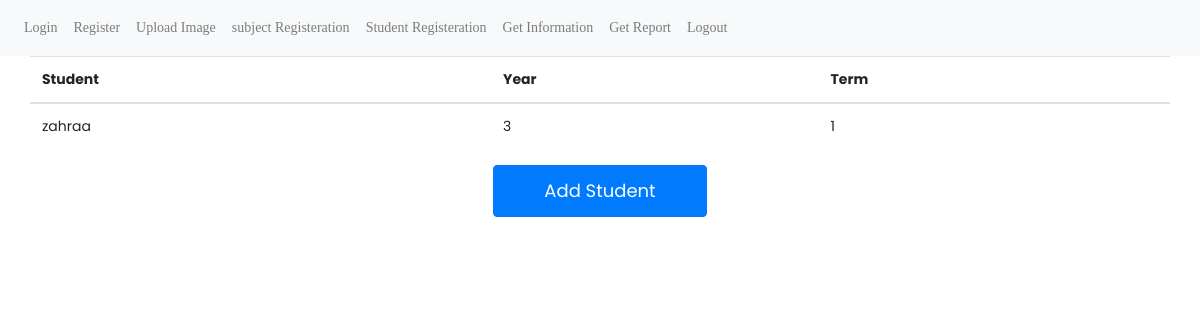
The app's page /getInformation (signed in), older data.
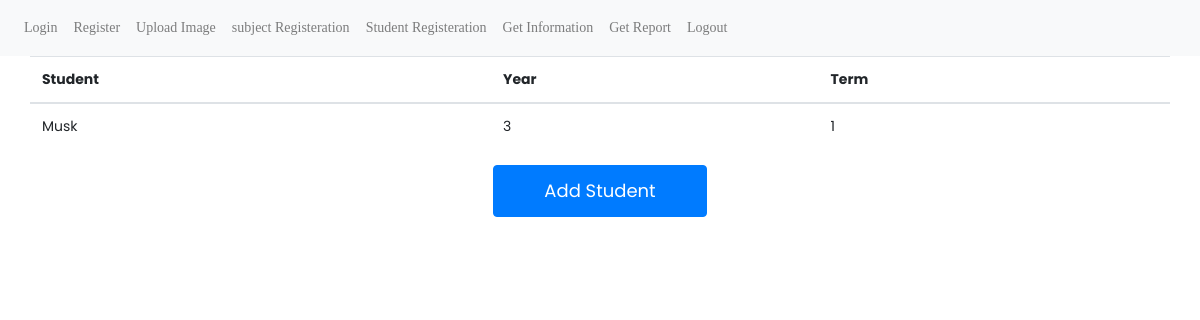
The same page, newer data.
### app/models.py (models this page shows)
class Student(db.Model):
    id = db.Column(db.Integer, primary_key = True)
    name = db.Column (db.String(120))
    year = db.Column (db.Integer)
    term = db.Column(db.Integer)
    face_encoding =  db.Column(db.String(2000))

### app/views.py (the view)
@app.route('/getInformation', methods=['GET','POST'])
def getInformation():
    if "user" not in session:
        return redirect("/")
    students = models.Student.query.all()
    return render_template('GetInformation.html', students=students)

### app/templates/GetInformation.html (shortened to what this page needs)
{%extends 'base.html'%}
{% block body %}
<div class="container">
    <div class="row">
        <table class="table" class="list" id="table">
            <thead>
                <tr>
                    <th scope="col">Student</th>
                    <th scope="col">Year</th>
                    <th scope="col">Term</th>
                </tr>
          </thead>
          <tbody>
              {% for student in students %}
                <tr>
                    <td>{{ student.name }}</td>
                    <td>{{ student.year }}</td>
                    <td>{{ student.term }}</td>
                </tr>
              {% endfor %}
          </tbody>
    </table>
    <button type="button" class="btn btn-primary m-auto" data-toggle="modal" data-target="#exampleModal">Add Student</button>
    </div>
</div>
{% endblock %}

### app/templates/base.html (shortened to what this page needs)
<!doctype html>
<html lang="en">
  <head>
    <link rel="stylesheet" href="https://maxcdn.bootstrapcdn.com/bootstrap/4.0.0/css/bootstrap.min.css">
    <link href="vendor/mdi-font/css/material-design-iconic-font.min.css" rel="stylesheet" media="all">
    <link href="vendor/font-awesome-4.7/css/font-awesome.min.css" rel="stylesheet" media="all">
    <link href="vendor/select2/select2.min.css" rel="stylesheet" media="all">
    <link href="vendor/datepicker/daterangepicker.css" rel="stylesheet" media="all">
    <link rel="stylesheet" href="{{url_for('static', filename='css/login.css')}}">
    <link rel="stylesheet" href="{{url_for('static' , filename='css/getreport.css') }}">
    <link rel="stylesheet" href="{{url_for('static' , filename='css/registeration') }}">
    <link rel="stylesheet" href="{{url_for('static' , filename='css/takeattendance.css') }}">
    <link rel="stylesheet" href="{{url_for('static' , filename='css/util.css')}}">
</head>
<body>
    <nav class="navbar navbar-expand-lg navbar-light bg-light">
        <div class="collapse navbar-collapse" id="navbarNavAltMarkup">
          <div class="navbar-nav">
            <a class="nav-item nav-link" href="/">Login</a>
            <a class="nav-item nav-link" href="/reg">Register</a>
            <a class="nav-item nav-link" href="/upLoadImage">Upload Image</a>
            <a class="nav-item nav-link" href="/subjectRegisteration">subject Registeration</a>
            <a class="nav-item nav-link" href="/studentRegisteration">Student Registeration</a>
            <a class="nav-item nav-link" href="/getInformation">Get Information</a>
            <a class="nav-item nav-link" href="/getreport">Get Report</a>
            <a class="nav-item nav-link" href="/">Logout</a>
          </div>
        </div>
      </nav>
    {% block body %}{% endblock %}
</body>
</html>

### app/static/css/Login.css (style rules this page uses)
* { margin: 0px; padding: 0px; box-sizing: border-box; }
body, html { height: 100%; font-family: Poppins-Regular, sans-serif; }
a { font-family: Poppins-Regular; font-size: 14px; line-height: 1.7; color: #666666; margin: 0px; transition: all 0.4s; -webkit-transition: all 0.4s; -o-transition: all 0.4s; -moz-transition: all 0.4s; }
button { outline: none !important; border: none; background: transparent; }

### app/static/css/getreport.css (style rules this page uses)
.row { display: -webkit-box; display: -webkit-flex; display: -moz-box; display: -ms-flexbox; display: flex; -webkit-flex-wrap: wrap; -ms-flex-wrap: wrap; flex-wrap: wrap; }
html { -webkit-box-sizing: border-box; -moz-box-sizing: border-box; box-sizing: border-box; }
* { padding: 0; margin: 0; }
*, *:before, *:after { -webkit-box-sizing: inherit; -moz-box-sizing: inherit; box-sizing: inherit; }
body, h1, h2, h3, h4, h5, h6, blockquote, p, pre, dl, dd, ol, ul, figure, hr, fieldset, legend { margin: 0; padding: 0; }
table { border-collapse: collapse; border-spacing: 0; }
button { outline: none; background: none; border: none; }
body { font-family: "Poppins", "Arial", "Helvetica Neue", sans-serif; font-weight: 400; font-size: 14px; }
.btn { display: inline-block; line-height: 50px; padding: 0 50px; -webkit-transition: all 0.4s ease; -o-transition: all 0.4s ease; -moz-transition: all 0.4s ease; transition: all 0.4s ease; cursor: pointer; font-size: 18px; color: #fff; font-family: "Poppins", "Arial", "Helvetica Neue", sans-serif; }

### app/static/css/takeattendance.css (style rules this page uses)
.row { display: -webkit-box; display: -webkit-flex; display: -moz-box; display: -ms-flexbox; display: flex; -webkit-flex-wrap: wrap; -ms-flex-wrap: wrap; flex-wrap: wrap; }
html { -webkit-box-sizing: border-box; -moz-box-sizing: border-box; box-sizing: border-box; }
* { padding: 0; margin: 0; }
*, *:before, *:after { -webkit-box-sizing: inherit; -moz-box-sizing: inherit; box-sizing: inherit; }
body, h1, h2, h3, h4, h5, h6, blockquote, p, pre, dl, dd, ol, ul, figure, hr, fieldset, legend { margin: 0; padding: 0; }
table { border-collapse: collapse; border-spacing: 0; }
button { outline: none; background: none; border: none; }
body { font-family: "Poppins", "Arial", "Helvetica Neue", sans-serif; font-weight: 400; font-size: 14px; }
.btn { display: inline-block; line-height: 50px; padding: 0 50px; -webkit-transition: all 0.4s ease; -o-transition: all 0.4s ease; -moz-transition: all 0.4s ease; transition: all 0.4s ease; cursor: pointer; font-size: 18px; color: #fff; font-family: "Poppins", "Arial", "Helvetica Neue", sans-serif; }

Row changes from the older to the newer data that the page shows:
changed Student: name "zahraa" → "Musk"
